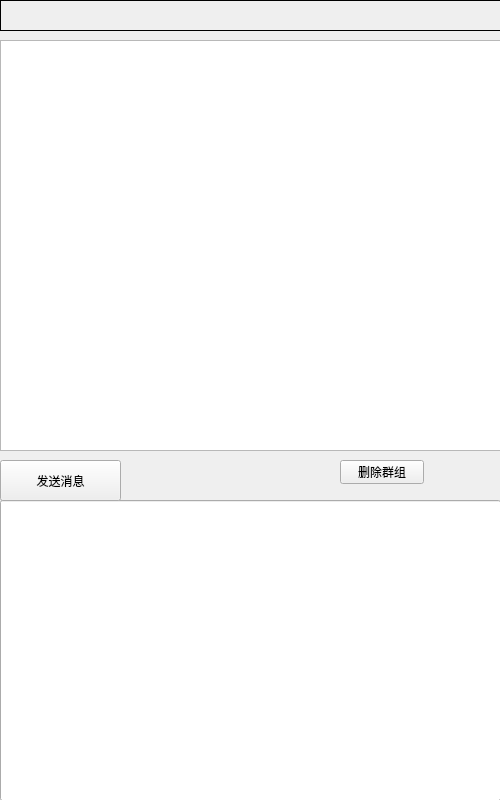
<?xml version="1.0" encoding="UTF-8"?>
<ui version="4.0">
 <class>GroupForm</class>
 <widget class="QWidget" name="GroupForm">
  <property name="geometry">
   <rect>
    <x>0</x>
    <y>0</y>
    <width>500</width>
    <height>800</height>
   </rect>
  </property>
  <property name="windowTitle">
   <string>Form</string>
  </property>
  <widget class="QLabel" name="label">
   <property name="geometry">
    <rect>
     <x>0</x>
     <y>0</y>
     <width>501</width>
     <height>31</height>
    </rect>
   </property>
   <property name="frameShape">
    <enum>QFrame::Box</enum>
   </property>
   <property name="text">
    <string/>
   </property>
  </widget>
  <widget class="QLineEdit" name="lineEdit">
   <property name="geometry">
    <rect>
     <x>0</x>
     <y>500</y>
     <width>501</width>
     <height>301</height>
    </rect>
   </property>
   <property name="styleSheet">
    <string notr="true">border-image: url(:/group-down.jpg);
font: 10pt &quot;楷体&quot;;</string>
   </property>
   <property name="text">
    <string/>
   </property>
  </widget>
  <widget class="QListWidget" name="listWidget">
   <property name="geometry">
    <rect>
     <x>0</x>
     <y>40</y>
     <width>501</width>
     <height>411</height>
    </rect>
   </property>
   <property name="styleSheet">
    <string notr="true">border-image: url(:/group-up.jpg);</string>
   </property>
  </widget>
  <widget class="QPushButton" name="pushButton">
   <property name="geometry">
    <rect>
     <x>0</x>
     <y>460</y>
     <width>121</width>
     <height>41</height>
    </rect>
   </property>
   <property name="text">
    <string>发送消息</string>
   </property>
  </widget>
  <widget class="QPushButton" name="pushButton_2">
   <property name="geometry">
    <rect>
     <x>340</x>
     <y>460</y>
     <width>84</width>
     <height>24</height>
    </rect>
   </property>
   <property name="text">
    <string>删除群组</string>
   </property>
  </widget>
  <widget class="QLabel" name="label_2">
   <property name="geometry">
    <rect>
     <x>-3</x>
     <y>-6</y>
     <width>511</width>
     <height>811</height>
    </rect>
   </property>
   <property name="styleSheet">
    <string notr="true">border-image: url(:/group.jpg);</string>
   </property>
   <property name="text">
    <string/>
   </property>
  </widget>
  <zorder>label_2</zorder>
  <zorder>label</zorder>
  <zorder>lineEdit</zorder>
  <zorder>listWidget</zorder>
  <zorder>pushButton</zorder>
  <zorder>pushButton_2</zorder>
 </widget>
 <resources/>
 <connections/>
</ui>
